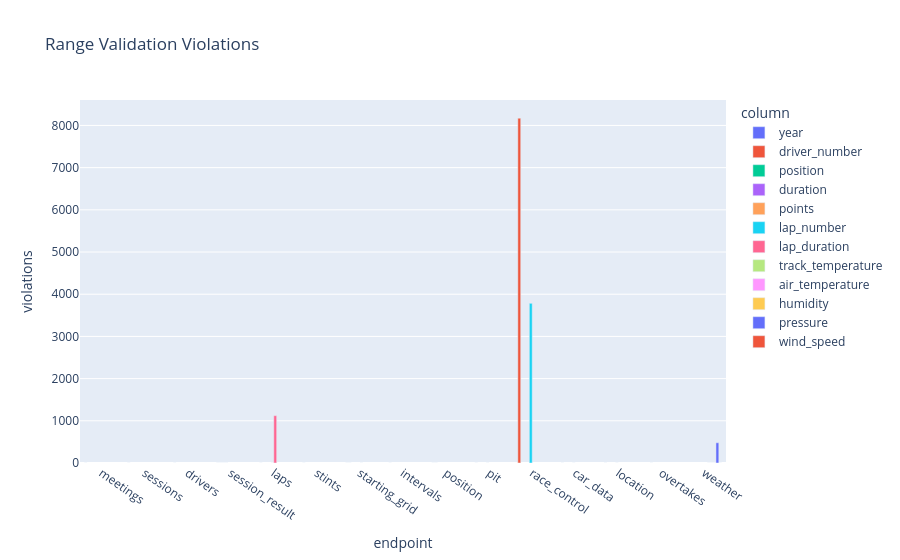

Source (notebook cell):
### Code cell
fig = px.bar(range_df, x="endpoint", y="violations", color="column", barmode="group", title="Range Validation Violations")
fig.update_xaxes(tickangle=35)
fig.write_html(OUTPUT_CHARTS / "range_violations.html", include_plotlyjs="cdn")
try:
    fig.write_image(OUTPUT_CHARTS / "range_violations.png")
except Exception:
    pass
fig.show()

### Figure 1 — Plotly figure (JSON) as saved in the notebook; plotly's stock layout.template omitted (floating-point values rounded to 4 significant figures)
{"data": [{"alignmentgroup": "True", "hovertemplate": "column=year<br>endpoint=%{x}<br>violations=%{y}<extra></extra>", "legendgroup": "year", "marker": {"color": "#636efa", "pattern": {"shape": ""}}, "name": "year", "offsetgroup": "year", "orientation": "v", "showlegend": true, "textposition": "auto", "type": "bar", "x": ["meetings", "sessions"], "xaxis": "x", "y": [0, 0], "yaxis": "y"}, {"alignmentgroup": "True", "hovertemplate": "column=driver_number<br>endpoint=%{x}<br>violations=%{y}<extra></extra>", "legendgroup": "driver_number", "marker": {"color": "#EF553B", "pattern": {"shape": ""}}, "name": "driver_number", "offsetgroup": "driver_number", "orientation": "v", "showlegend": true, "textposition": "auto", "type": "bar", "x": ["drivers", "session_result", "laps", "stints", "starting_grid", "intervals", "position", "pit", "race_control", "car_data", "location"], "xaxis": "x", "y": [0, 0, 0, 0, 0, 0, 0, 0, 8173, 0, 0], "yaxis": "y"}, {"alignmentgroup": "True", "hovertemplate": "column=position<br>endpoint=%{x}<br>violations=%{y}<extra></extra>", "legendgroup": "position", "marker": {"color": "#00cc96", "pattern": {"shape": ""}}, "name": "position", "offsetgroup": "position", "orientation": "v", "showlegend": true, "textposition": "auto", "type": "bar", "x": ["session_result", "starting_grid", "position", "overtakes"], "xaxis": "x", "y": [0, 0, 0, 0], "yaxis": "y"}, {"alignmentgroup": "True", "hovertemplate": "column=duration<br>endpoint=%{x}<br>violations=%{y}<extra></extra>", "legendgroup": "duration", "marker": {"color": "#ab63fa", "pattern": {"shape": ""}}, "name": "duration", "offsetgroup": "duration", "orientation": "v", "showlegend": true, "textposition": "auto", "type": "bar", "x": ["session_result"], "xaxis": "x", "y": [0], "yaxis": "y"}, {"alignmentgroup": "True", "hovertemplate": "column=points<br>endpoint=%{x}<br>violations=%{y}<extra></extra>", "legendgroup": "points", "marker": {"color": "#FFA15A", "pattern": {"shape": ""}}, "name": "points", "offsetgroup": "points", "orientation": "v", "showlegend": true, "textposition": "auto", "type": "bar", "x": ["session_result"], "xaxis": "x", "y": [0], "yaxis": "y"}, {"alignmentgroup": "True", "hovertemplate": "column=lap_number<br>endpoint=%{x}<br>violations=%{y}<extra></extra>", "legendgroup": "lap_number", "marker": {"color": "#19d3f3", "pattern": {"shape": ""}}, "name": "lap_number", "offsetgroup": "lap_number", "orientation": "v", "showlegend": true, "textposition": "auto", "type": "bar", "x": ["laps", "pit", "race_control", "car_data", "location"], "xaxis": "x", "y": [0, 0, 3785, 0, 0], "yaxis": "y"}, {"alignmentgroup": "True", "hovertemplate": "column=lap_duration<br>endpoint=%{x}<br>violations=%{y}<extra></extra>", "legendgroup": "lap_duration", "marker": {"color": "#FF6692", "pattern": {"shape": ""}}, "name": "lap_duration", "offsetgroup": "lap_duration", "orientation": "v", "showlegend": true, "textposition": "auto", "type": "bar", "x": ["laps", "starting_grid"], "xaxis": "x", "y": [1122, 0], "yaxis": "y"}, {"alignmentgroup": "True", "hovertemplate": "column=track_temperature<br>endpoint=%{x}<br>violations=%{y}<extra></extra>", "legendgroup": "track_temperature", "marker": {"color": "#B6E880", "pattern": {"shape": ""}}, "name": "track_temperature", "offsetgroup": "track_temperature", "orientation": "v", "showlegend": true, "textposition": "auto", "type": "bar", "x": ["weather"], "xaxis": "x", "y": [0], "yaxis": "y"}, {"alignmentgroup": "True", "hovertemplate": "column=air_temperature<br>endpoint=%{x}<br>violations=%{y}<extra></extra>", "legendgroup": "air_temperature", "marker": {"color": "#FF97FF", "pattern": {"shape": ""}}, "name": "air_temperature", "offsetgroup": "air_temperature", "orientation": "v", "showlegend": true, "textposition": "auto", "type": "bar", "x": ["weather"], "xaxis": "x", "y": [0], "yaxis": "y"}, {"alignmentgroup": "True", "hovertemplate": "column=humidity<br>endpoint=%{x}<br>violations=%{y}<extra></extra>", "legendgroup": "humidity", "marker": {"color": "#FECB52", "pattern": {"shape": ""}}, "name": "humidity", "offsetgroup": "humidity", "orientation": "v", "showlegend": true, "textposition": "auto", "type": "bar", "x": ["weather"], "xaxis": "x", "y": [0], "yaxis": "y"}, {"alignmentgroup": "True", "hovertemplate": "column=pressure<br>endpoint=%{x}<br>violations=%{y}<extra></extra>", "legendgroup": "pressure", "marker": {"color": "#636efa", "pattern": {"shape": ""}}, "name": "pressure", "offsetgroup": "pressure", "orientation": "v", "showlegend": true, "textposition": "auto", "type": "bar", "x": ["weather"], "xaxis": "x", "y": [480], "yaxis": "y"}, {"alignmentgroup": "True", "hovertemplate": "column=wind_speed<br>endpoint=%{x}<br>violations=%{y}<extra></extra>", "legendgroup": "wind_speed", "marker": {"color": "#EF553B", "pattern": {"shape": ""}}, "name": "wind_speed", "offsetgroup": "wind_speed", "orientation": "v", "showlegend": true, "textposition": "auto", "type": "bar", "x": ["weather"], "xaxis": "x", "y": [0], "yaxis": "y"}], "layout": {"barmode": "group", "legend": {"title": {"text": "column"}, "tracegroupgap": 0}, "title": {"text": "Range Validation Violations"}, "xaxis": {"anchor": "y", "domain": [0, 1], "tickangle": 35, "title": {"text": "endpoint"}}, "yaxis": {"anchor": "x", "domain": [0, 1], "title": {"text": "violations"}}}}
